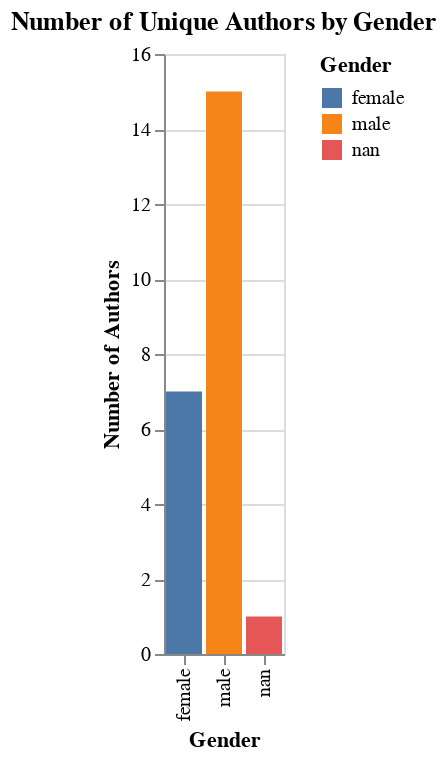

Notebook code cell kept with this figure:
### Markdown cell above
This narrows us down to 23 fantasy authors, with mostly books you probably recognize. You can eyeball the data and see it's mostly male dominated, but we can make one more graph to help us vizualize it.

### Code cell
gender_counts = fantasy_unique_authors_df['author_gender'].value_counts().reset_index()
gender_counts.columns = ['author_gender', 'count']

# Create the Altair bar chart
bar_chart = alt.Chart(gender_counts).mark_bar().encode(
    x=alt.X('author_gender:N', title='Gender'),
    y=alt.Y('count:Q', title='Number of Authors'),
    color=alt.Color('author_gender:N', title='Gender'),
    tooltip=['author_gender:N', 'count:Q']
).properties(
    title='Number of Unique Authors by Gender'
)

# Display the bar chart
bar_chart

### Figure 1 — Vega-Lite specification as saved in the notebook (floating-point values rounded to 4 significant figures)
{"config": {"view": {"continuousWidth": 300, "continuousHeight": 300}}, "data": {"name": "data-ece724e8dc51b0c8e1dade13d2187754"}, "mark": {"type": "bar"}, "encoding": {"color": {"field": "author_gender", "title": "Gender", "type": "nominal"}, "tooltip": [{"field": "author_gender", "type": "nominal"}, {"field": "count", "type": "quantitative"}], "x": {"field": "author_gender", "title": "Gender", "type": "nominal"}, "y": {"field": "count", "title": "Number of Authors", "type": "quantitative"}}, "title": "Number of Unique Authors by Gender", "$schema": "https://vega.github.io/schema/vega-lite/v5.20.1.json", "datasets": {"data-ece724e8dc51b0c8e1dade13d2187754": [{"author_gender": "male", "count": 15}, {"author_gender": "female", "count": 7}, {"author_gender": "nan", "count": 1}]}}
